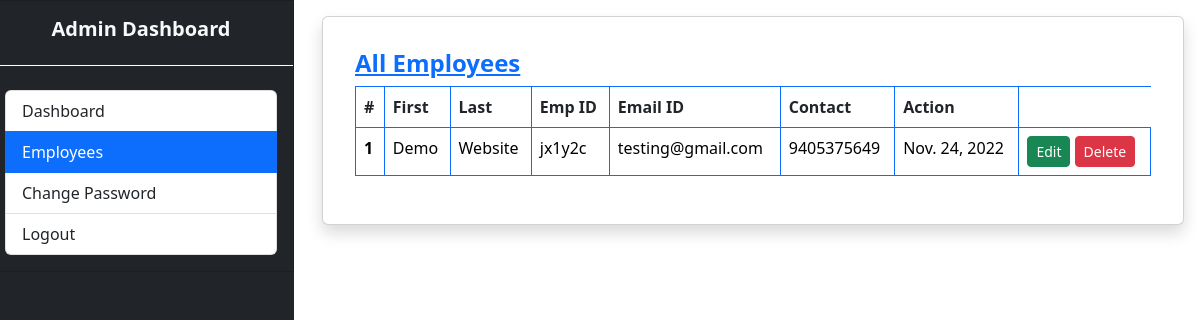
Before: /all_Employee (signed in) with the older database file.
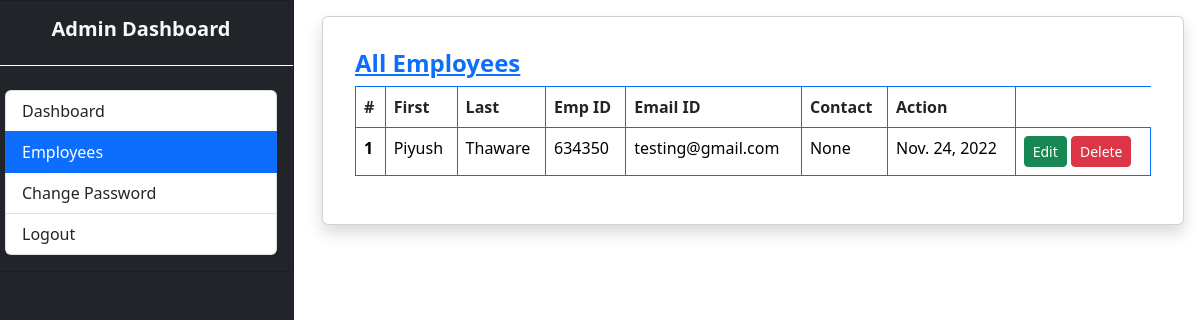
After: the same page with the newer database file.
### Application/models.py (models this page shows, shortened)
class EmployeeDetail(models.Model):
    user = models.ForeignKey(User,on_delete=models.CASCADE) #used to store pass , email , name
    emp_id = models.CharField(max_length=50)
    department = models.CharField(max_length=100,null=True)
    designation = models.CharField(max_length=100,null=True)
    contact = models.CharField(max_length=15,null=True)
    gender = models.CharField(max_length=50,null=True)
    joiningDate = models.DateField(null=True)

### Application/views.py (the view)
# urls.py: path('all_Employee',views.all_Employee,name="all_Employee"),
def all_Employee(request):
    if not request.user.is_authenticated:
        return redirect('admin_Login')
    allEmployee = EmployeeDetail.objects.all()
    return render(request, 'all_Employee.html',locals())

### Application/templates/all_Employee.html (shortened to what this page needs)
{% extends 'admin_home.html' %}
{% block admin_data %}
<div class="card m-3 shadow">
  <div class="card-body">
    <span class="d-none d-md-block">
      <div class="container-fluid p-3">
        <table class="table table-bordered border-primary">
          <h4 class="text-decoration-underline text-primary"><b>All Employees</b></h4>
          <thead>
            <tr>
              <th scope="col">#</th>
              <th scope="col">First</th>
              <th scope="col">Last</th>
              <th scope="col">Emp ID</th>
              <th scope="col">Email ID</th>
              <th scope="col">Contact</th>
              <th scope="col">Action</th>
            </tr>
          </thead>
          <tbody class="text-black">
            {% for i in allEmployee %}
            <tr>
              <th scope="row">{{forloop.counter}}</th>
              <td>{{i.user.first_name}}</td>
              <td>{{i.user.last_name}}</td>
              <td>{{i.emp_id}}</td>
              <td>{{i.user.username}}</td>
              <td>{{i.contact}}</td>
              <td>{{i.joiningDate}}</td>
              <td>
                <button type="button" class="btn btn-success btn-sm" data-bs-toggle="modal"
                  data-bs-target="#exampleModal-{{i.user.id}}">
                  Edit
                </button>
                <a href="/delete/{{i.user.id}}"><button class="btn btn-sm btn-danger">Delete</button></a>
              </td>
            </tr>
            {% endfor %}
          </tbody>
        </table>
      </div>
    </span>
  </div>
</div>
{% endblock admin_data %}

Changed rows visible on the page:
removed EmployeeDetail: user.first_name "Demo", user.last_name "Website", emp_id "jx1y2c", user.username "testing@gmail.com", contact "9405375649", joiningDate "Nov. 24, 2022"
added EmployeeDetail: user.first_name "Piyush", user.last_name "Thaware", emp_id "634350", user.username "testing@gmail.com", contact "None", joiningDate "Nov. 24, 2022"
